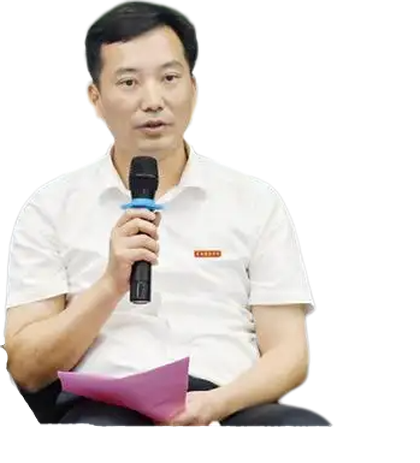
#> input picture assets/pet_gray_rgba.png, 420 x 463 px
$ python make_icon.py
#> lines starting #> are read from the running program, lines starting #| are printed output that depends on the picture
# -*- coding: utf-8 -*-
"""Build the app icon (multi-size .ico) from the pet sprite's head."""
import os
import sys

HERE = os.path.dirname(os.path.abspath(__file__))
ROOT = os.path.dirname(HERE)
sys.path.insert(0, ROOT)
from PIL import Image  # noqa: E402

SRC = os.path.join(ROOT, "assets", "pet_gray_rgba.png")
OUT = os.path.join(ROOT, "assets", "pet.ico")


def main():
    img = Image.open(SRC).convert("RGBA")
#> img is the input picture: PIL image 420x463 RGBA; mean R, G, B, A 90.1, 83.5, 79.4, 115
    w, h = img.size
#> w = 420; h = 463
    # 头在上部约 1/3，取一个正方形并留一点边
    side = int(w * 0.62)
#> side = 260
    left = (w - side) // 2
#> left = 80
    top = int(h * 0.015)
#> top = 6
    head = img.crop((left, top, left + side, top + side))
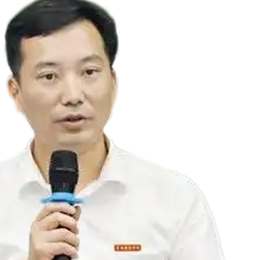
#> head: PIL image 260x260 RGBA; mean R, G, B, A 106.4, 100.2, 93.6, 134.7; transparent parts drawn white

    # .ico 不支持半透明边缘之外的额外处理，但需要不透明底才好看：垫一层深色
    flat = Image.new("RGBA", head.size, (32, 36, 46, 255))
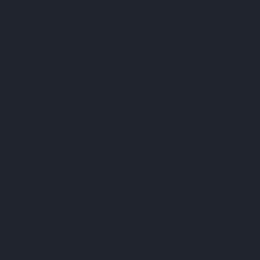
#> flat: PIL image 260x260 RGBA; mean R, G, B, A 32, 36, 46, 255
    flat.alpha_composite(head)
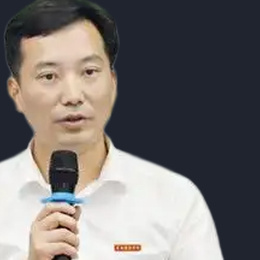
#> flat: PIL image 260x260 RGBA; mean R, G, B, A 117.3, 113.1, 111.6, 255

    flat.save(OUT, sizes=[(256, 256), (128, 128), (64, 64), (48, 48), (32, 32), (16, 16)])
    print("wrote %s from %s" % (OUT, os.path.basename(SRC)))
    print("sizes:", Image.open(OUT).size)


if __name__ == "__main__":
    main()
